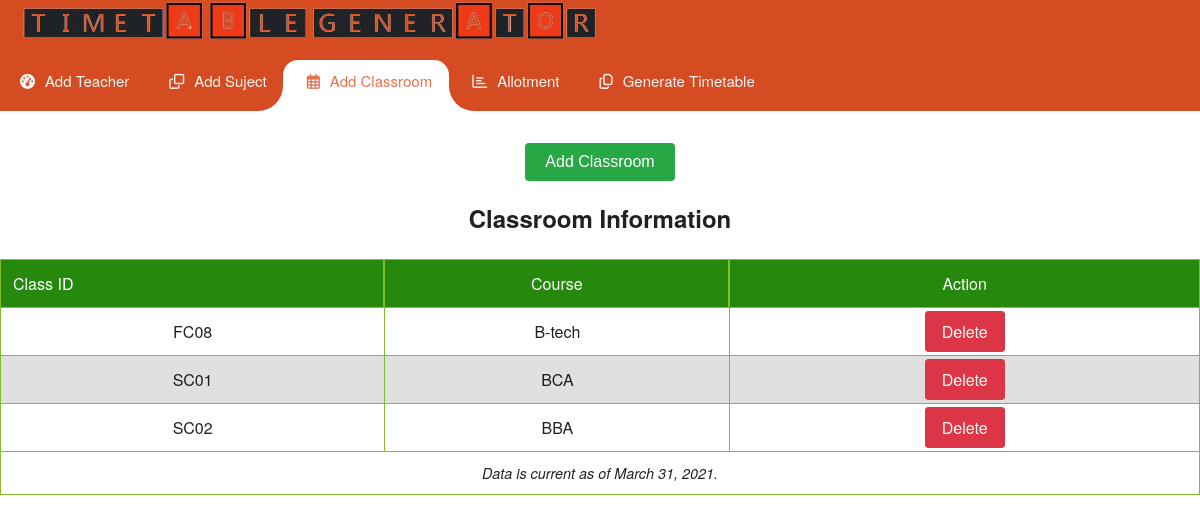
Page /project/main/classroom.php on the committed database.
### tables this page shows
CREATE TABLE `classrooms` (
  `class_id` varchar(100) NOT NULL,
  `course` varchar(100) NOT NULL
);

### project/main/classroom.php (the view, shortened to what this page needs)
<?php
include("../connection.php");
include("home.php");
$query = "SELECT * FROM classrooms";
$result = mysqli_query($conn, $query);
if ($result) {
    ?>
    <!DOCTYPE html>
    <html lang="en">
    <head>
        <link rel="stylesheet" href="css/table.css">
        <link rel="stylesheet" href="css/classroom.css">
    </head>
    <body>
        <div class="container">
            <div class="add-classroom-btn-container">
                <button class="add-classroom-btn" onclick="openClassroomModal()">Add Classroom</button>
            </div>
            <table class="responsive-table">
                <caption>Classroom Information</caption>
                <thead>
                    <tr>
                        <th scope="col">Class ID</th>
                        <th scope="col">Course</th>
                        <th scope="col">Action</th>
                    </tr>
                </thead>
                <tfoot>
                    <tr>
                        <td colspan="3">Data is current as of March 31, 2021.</td>
                    </tr>
                </tfoot>
                <tbody>
                    <?php
                    while ($row = mysqli_fetch_assoc($result)) {
                        $classId = isset($row['class_id']) ? $row['class_id'] : 'N/A';
                        $course = isset($row['course']) ? $row['course'] : 'N/A';
                        ?>
                        <tr>
                            <td><?php echo $classId ?></td>
                            <td><?php echo $course ?></td>
                            <td>
                                <a href="delete/delete_classroom.php?classId=<?php echo $classId; ?>" class="btn-danger btn-sm" onclick="return confirm('Are you sure you want to delete this classroom?')">Delete</a>
                            </td>
                        </tr>
                    <?php
                    }
                    ?>
                </tbody>
            </table>
        </body>
    </html>
    <?php
} else {
    echo 'Error fetching data from the database: ' . mysqli_error($conn);
}
?>

### project/main/css/home.css (style rules this page uses)
body { font-family: 'Roboto', sans-serif; margin: 0; padding: 0; }

### project/main/css/table.css (style rules this page uses)
html { box-sizing: border-box; }
*, *:before, *:after { box-sizing: inherit; }
body { font-family: 'Helvetica Neue', Helvetica, Arial, sans-serif; color: rgba(0, 0, 0, 0.87); }
a { color: rgb(162, 216, 14); }
.container { margin: 5% 3%; }
@media (min-width: 48em) { .container { margin: 2%; } }
@media (min-width: 75em) { .container { margin: 2em auto; max-width: 75em; } }
.responsive-table { width: 100%; margin-bottom: 1.5em; border-spacing: 0; }
@media (min-width: 48em) { .responsive-table { font-size: .9em; } }
@media (min-width: 62em) { .responsive-table { font-size: 1em; } }
.responsive-table thead { position: absolute; clip: rect(1px 1px 1px 1px); padding: 0; border: 0; height: 1px; width: 1px; overflow: hidden; }
@media (min-width: 48em) { .responsive-table thead { position: relative; clip: auto; height: auto; width: auto; overflow: auto; } }
.responsive-table thead th { background-color: rgba(38, 137, 13, 1); border: 1px solid rgba(134, 188, 37, 1); font-weight: normal; text-align: center; color: white; }
.responsive-table thead th:first-of-type { text-align: left; }
.responsive-table tbody, .responsive-table tr, .responsive-table th, .responsive-table td { display: block; padding: 0; text-align: left; white-space: normal; }
@media (min-width: 48em) { .responsive-table tr { display: table-row; } }
.responsive-table th, .responsive-table td { padding: .5em; vertical-align: middle; }
@media (min-width: 30em) { .responsive-table th, .responsive-table td { padding: .75em .5em; } }
@media (min-width: 48em) { .responsive-table th, .responsive-table td { display: table-cell; padding: .5em; } }
@media (min-width: 62em) { .responsive-table th, .responsive-table td { padding: .75em .5em; } }
@media (min-width: 75em) { .responsive-table th, .responsive-table td { padding: .75em; } }
.responsive-table caption { margin-bottom: 1em; font-size: 1em; font-weight: bold; text-align: center; }
@media (min-width: 48em) { .responsive-table caption { font-size: 1.5em; } }
.responsive-table tfoot { font-size: .8em; font-style: italic; }
@media (min-width: 62em) { .responsive-table tfoot { font-size: .9em; } }
.responsive-table tbody { display: table-row-group; }
@media (min-width: 48em) { .responsive-table tbody { display: table-row-group; } }
.responsive-table tbody tr { margin-bottom: 1em; }
@media (min-width: 48em) { .responsive-table tbody tr { display: table-row; border-width: 1px; } }
.responsive-table tbody tr:last-of-type { margin-bottom: 0; }
.responsive-table td { text-align: right; }
@media (min-width: 48em) { .responsive-table td { border-left: 1px solid rgba(134, 188, 37, 1); border-bottom: 1px solid rgba(134, 188, 37, 1); text-align: center; } }

### project/main/css/classroom.css (style rules this page uses)
.btn-danger { background-color: #dc3545; color: #fff; border: 1px solid #dc3545; padding: 8px 16px; text-decoration: none; border-radius: 4px; transition: background-color 0.3s; }
.add-classroom-btn-container { text-align: center; margin-bottom: 20px; }
.add-classroom-btn { background-color: #28a745; color: #fff; padding: 10px 20px; font-size: 16px; border: none; border-radius: 4px; cursor: pointer; transition: background-color 0.3s; }

### rows in the picture
classrooms: class_id "FC08", course "B-tech"
classrooms: class_id "SC01", course "BCA"
classrooms: class_id "SC02", course "BBA"
